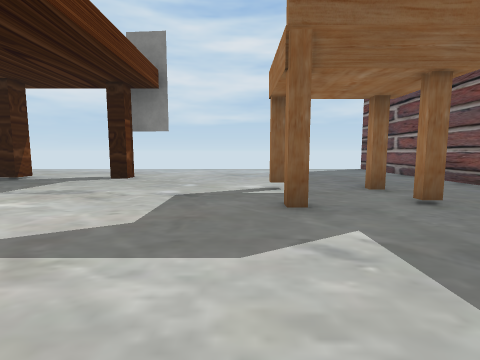
[1] (above)

16 first-person views from a walk through a Unity game level. The camera is 1.5 m above the floor, tilts 6° down and sees 85° across. The floor is counted in squares, 2 m on a side. Each view is taken from the middle of a square. On the plan, view 1 faces up. The plan holds only what a view shows up to about 9 squares ahead; the rest is blank. Some surface patterns are stand-ins.

[2]
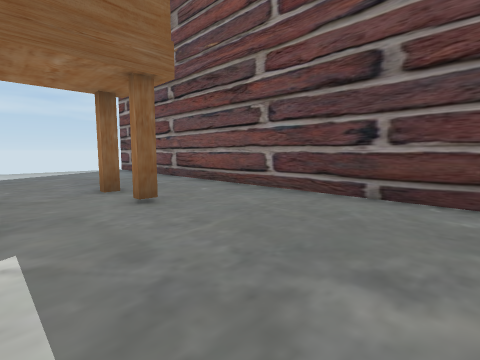

[3]
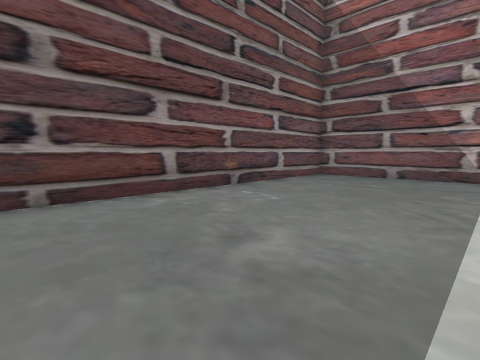

[4]
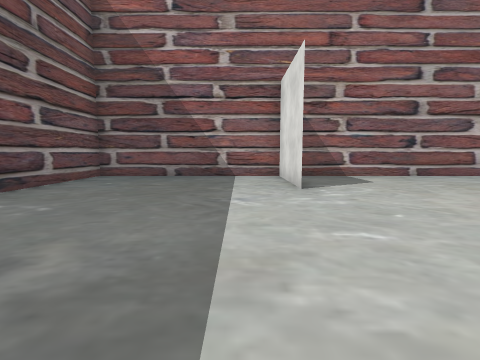

[5]
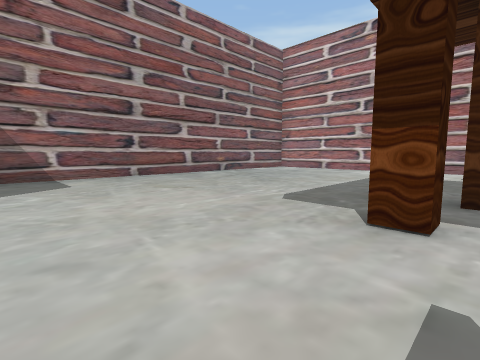

[6]
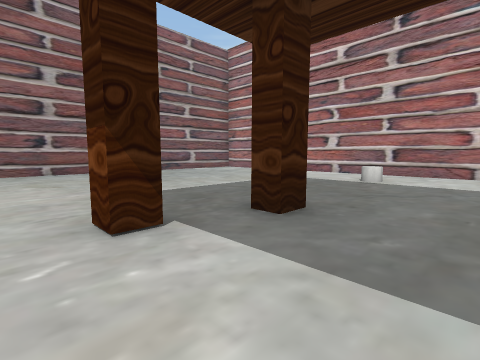

[7]
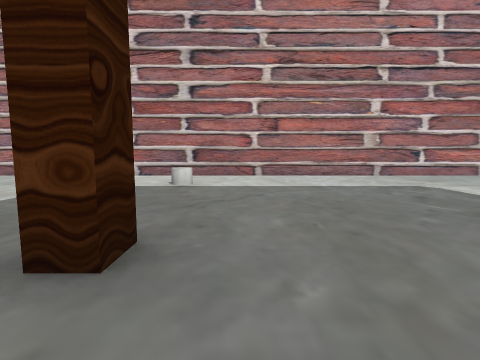

[8]
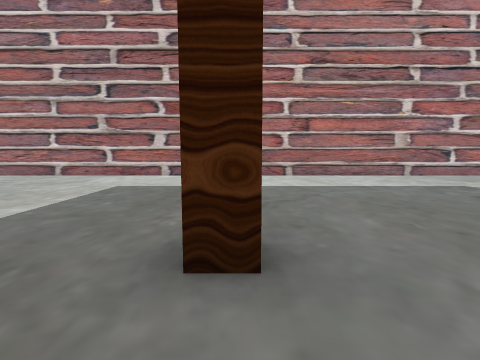

[9]
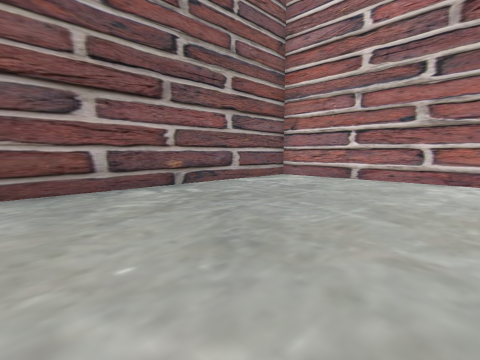

[10]
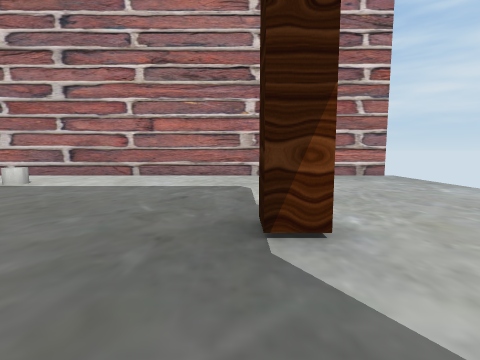

[11]
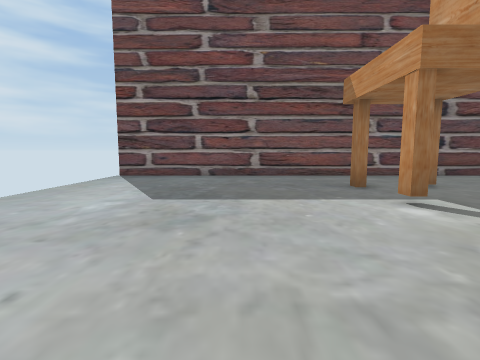

[12]
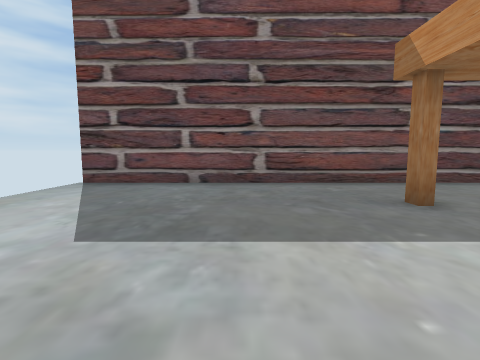

[13]
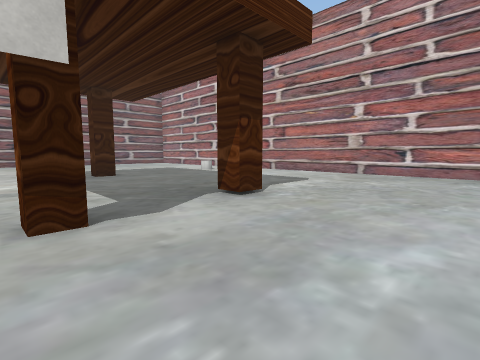

[14]
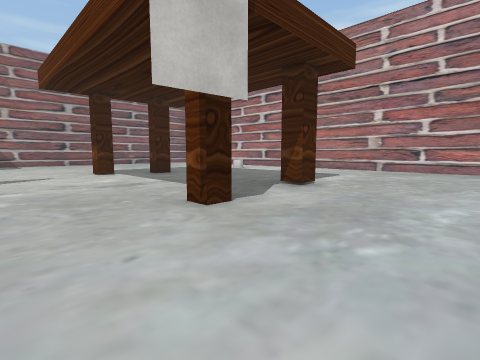

[15]
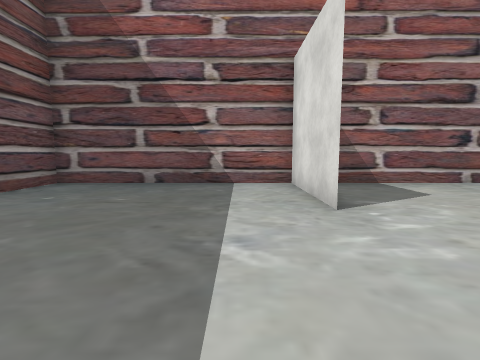

[16]
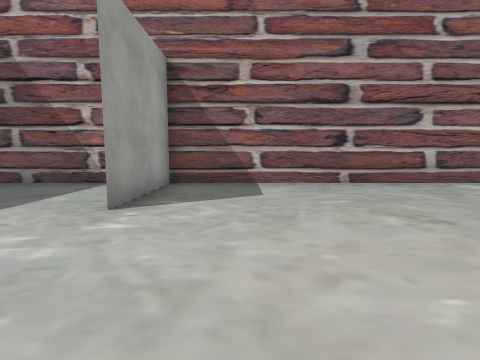

### Floor plan
Points are (right, up) in squares from view 1. A wall is a line through its corners. A room is listed if a view was taken in it or the views show most of it. See-through windows are left out.
Room 1 (views 1, 2, 3, 4, 5, 6, 7, 8, 9, 10, 11, 12, 13, 14, 15, 16)
walls: (-4.4, 1.6) (-3.8, 1.6) (-3.8, 1); (-6.2, 2.1) (-5.6, 2.1) (-5.6, 1.6); (-3.9, 8.1) (-3.3, 8.1) (-3.3, 7.6) (-3.8, 7.6); (-6.9, 7.8) (-6.2, 7.8) (-6.2, 7.2) (-6.9, 7.2); (-0.3, -3.2) (-0.3, -6.5) (-0.3, -3.2); (-12.5, 11.8) (-12.5, -6.4) (5.5, -6.4) (5.5, 12)
objects: other object (-10, 2)

Where each view was taken, in squares from view 1:
view 1: 0 up, 0 right, facing up
view 2: 0 up, 1 right, facing up-right
view 3: 2 up, 1 right, facing down-right
view 4: 2 up, 1 right, facing down
view 5: 2 up, 1 left, facing down-left
view 6: 4 up, 3 left, facing down-left
view 7: 3 up, 4 left, facing left
view 8: 2 up, 4 left, facing left
view 9: 1 down, 5 left, facing down-left
view 10: 7 up, 4 left, facing left
view 11: 8 up, 3 left, facing right
view 12: 8 up, 1 left, facing right
view 13: 11 up, 3 left, facing down-left
view 14: 11 up, 1 left, facing down-left
view 15: 0 up, 1 right, facing down
view 16: 0 up, 2 left, facing down
